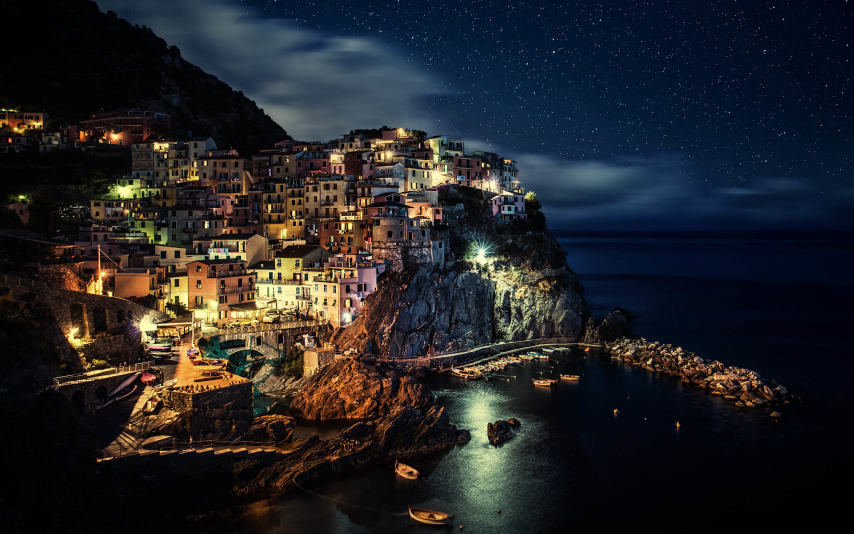
#> input picture back.jpg, 2560 x 1600 px (shown at 1/3 size); its folder holds only this picture in this run
$ python svmtest.py
#> lines starting #> are read from the running program, lines starting #| are printed output that depends on the picture
import cv2
import os
import numpy as np
from sklearn import svm
import random
training_set=[]
training_labels=[]
os.chdir("FlickrLogos-v2/classes/jpg")
counter=0
a=os.listdir(".")
for i in a:
 os.chdir(i)
 print(i)
 for d in os.listdir("."):
     print(counter,d)
     img = cv2.imread(d)
#> img is the input picture: shape (1600, 2560, 3); mean B, G, R 39, 36, 35.5
     res=cv2.resize(img,(250,250))
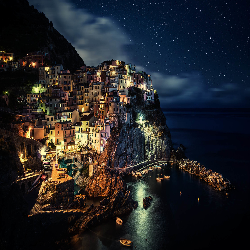
#> res: shape (250, 250, 3); mean B, G, R 39, 36, 35.6
     gray_image = cv2.cvtColor(res, cv2.COLOR_BGR2GRAY)
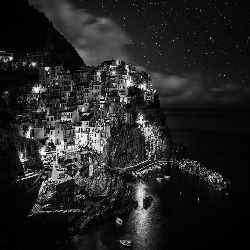
#> gray_image: shape (250, 250); min 0, max 250, mean 36.2
     xarr=np.squeeze(np.array(gray_image).astype(np.float32))
#> (the run stopped early here; a loop or call above may not have finished)
